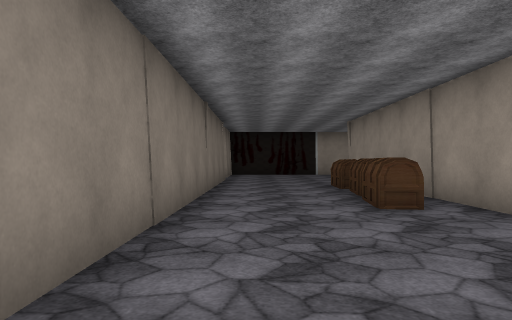
View 1 (above)

24 first-person views from a walk through a scene from a Unity 3-D project. The camera is 1.5 m above the floor, looks level and sees 70° across. The floor is counted in squares, 2 m on a side. Each view is taken from the middle of a square. On the plan, view 1 faces up. The plan holds only what a view shows up to about 11 squares ahead; the rest is blank. The player is left out. Some animated figures are left out. Some surface patterns are stand-ins.

View 2
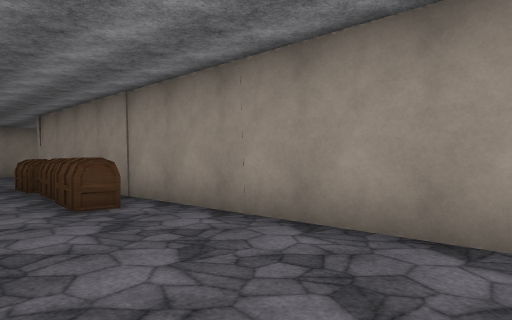

View 3
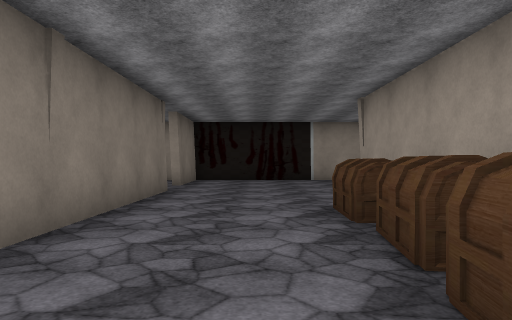

View 4
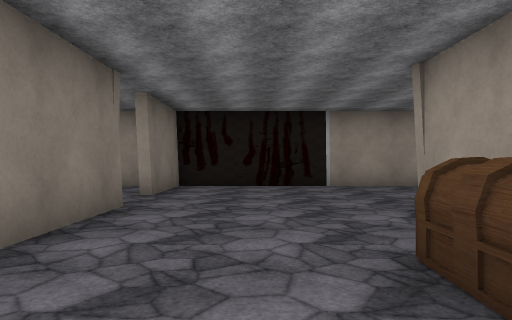

View 5
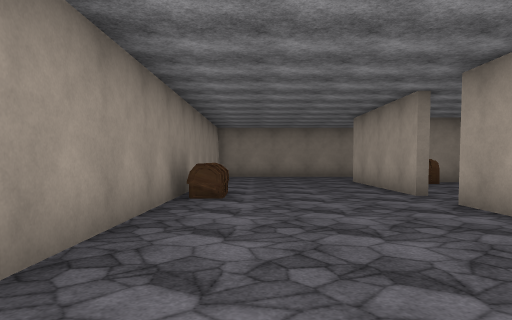

View 6
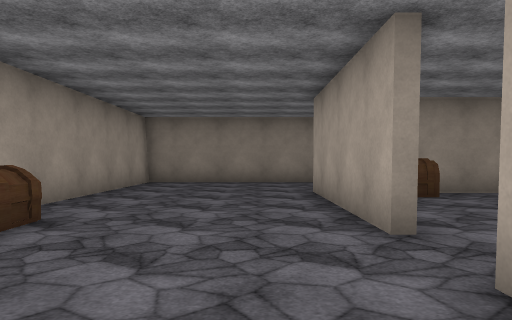

View 7
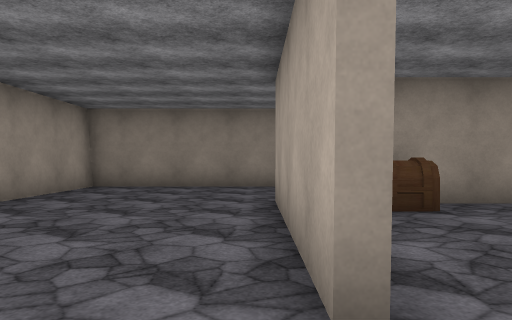

View 8
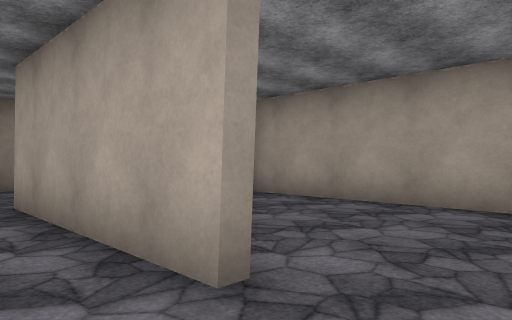

View 9
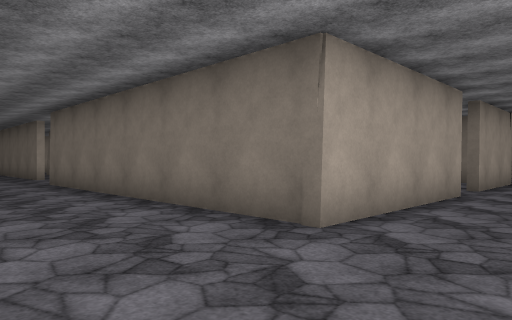

View 10
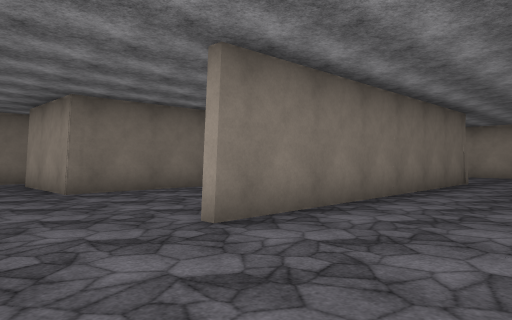

View 11
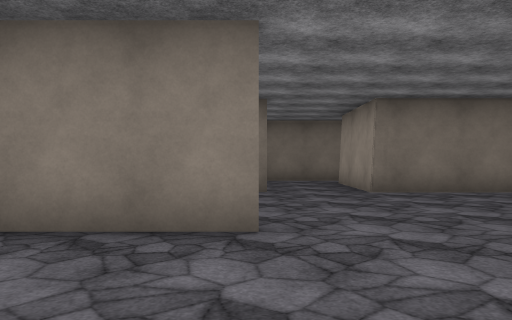

View 12
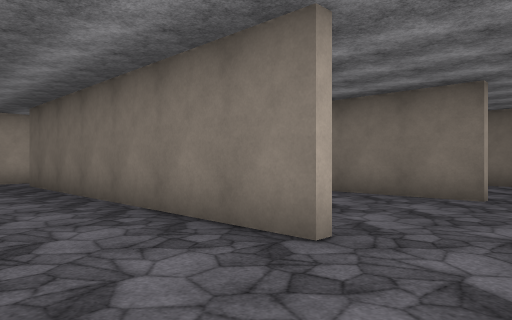

View 13
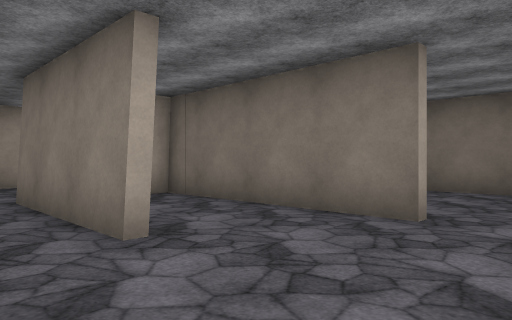

View 14
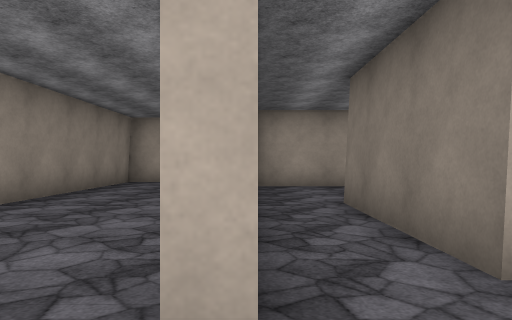

View 15
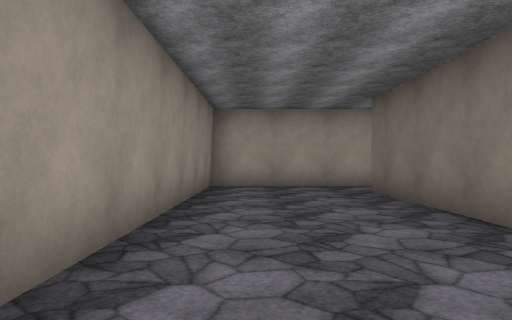

View 16
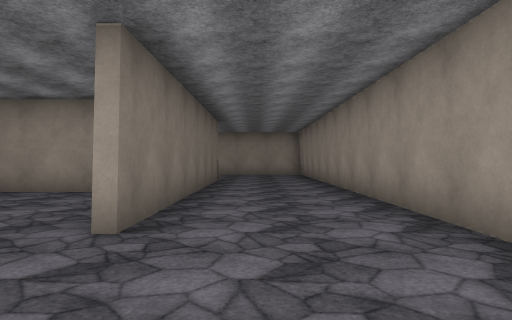

View 17
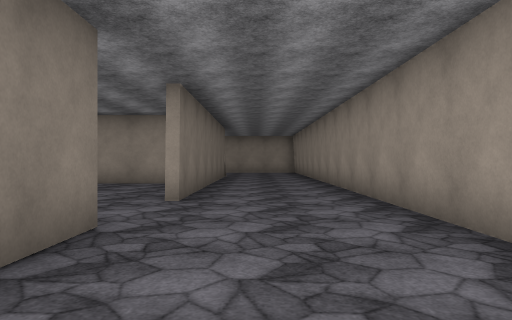

View 18
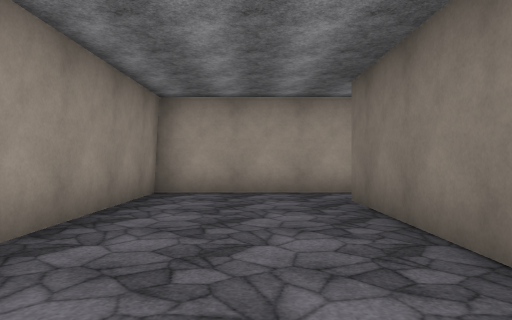

View 19
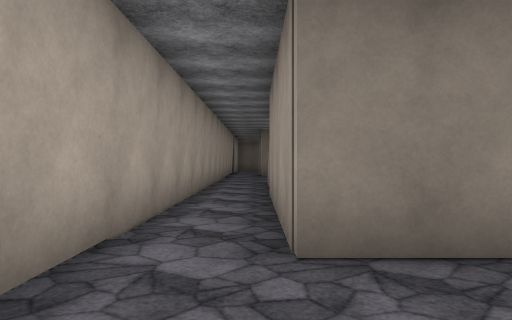

View 20
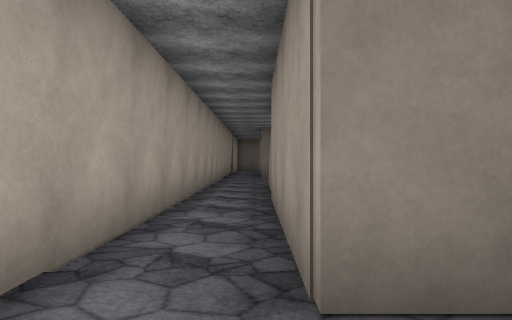

View 21
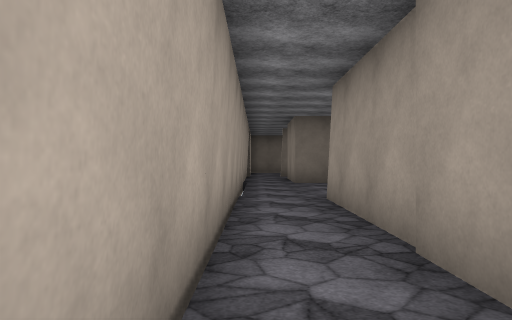

View 22
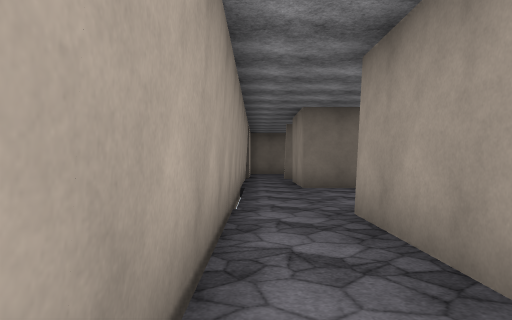

View 23
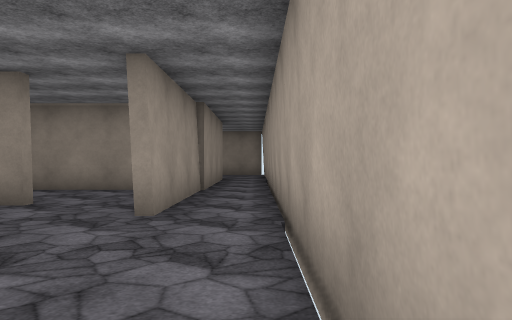

View 24
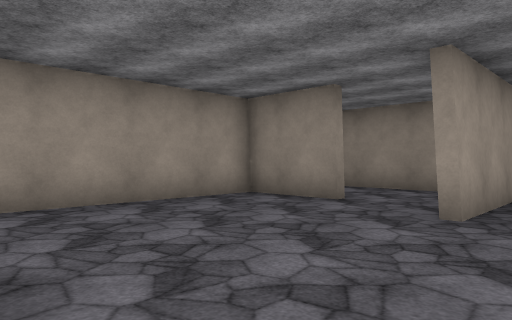

### Floor plan
Ten units are one square. View 1 is at (0, 0); x grows to the right and y downward. Boxes are objects, and circles mark ways between rooms. Rooms are numbered by the first view taken in them; rooms with no view inside come last. Other rooms are left out.
<svg viewBox="-25 -191 203 300">
<path fill="none" stroke="#000" d="M173 -129 173 -186 -12 -186 -12 -158M129 -10 133 -10 133 86 39 86M173 -1 173 -110M85 -136 136 -136 136 -36M39 -136 71 -136M35 -5 35 -136M-12 -140 -12 -16M34 104 173 104 173 18M85 -14 85 43 90 43M85 -74 85 -37M112 -86 89 -86M-9 72 -9 86 -20 86M-20 104 34 104M50 62 50 38 0 38M80 -89 132 -89M133 -94 133 -116M104 84 130 84M114 2 114 45M54 62 50 62M82 70 82 42"/>
<rect x="15" y="-65" width="10" height="10" fill="#bbb"><title>other object</title></rect>
<rect x="15" y="-85" width="20" height="20" fill="#bbb"><title>chest</title></rect>
<rect x="25" y="-105" width="10" height="20" fill="#bbb"><title>chest</title></rect>
<rect x="75" y="-185" width="20" height="10" fill="#bbb"><title>other object</title></rect>
<rect x="125" y="-125" width="10" height="10" fill="#bbb"><title>chest</title></rect>
<circle cx="125" cy="-25" r="3" fill="#2a7"/>
<circle cx="30" cy="100" r="3" fill="#2a7"/>
<circle cx="80" cy="-130" r="3" fill="#2a7"/>
<circle cx="120" cy="10" r="3" fill="#2a7"/>
<circle cx="50" cy="75" r="3" fill="#2a7"/>
<text x="150" y="-70">1</text>
<text x="110" y="-30">2</text>
<text x="10" y="80">3</text>
<text x="90" y="-110">4</text>
<text x="110" y="60">5</text>
<text x="60" y="70">6</text>
</svg>
Room 1 opens to room 2. Room 1 opens to room 3. Room 1 opens to room 4. Room 2 opens to room 5. Room 3 opens to room 6.

Where each view was taken, in squares from view 1:
view 1: 0 up, 0 right, facing up
view 2: 0 up, 0 right, facing up-right
view 3: 5 up, 1 right, facing up
view 4: 8 up, 1 right, facing up
view 5: 17 up, 1 right, facing right
view 6: 15 up, 5 right, facing right
view 7: 14 up, 7 right, facing right
view 8: 15 up, 7 right, facing down-right
view 9: 16 up, 17 right, facing down-left
view 10: 1 up, 17 right, facing up-left
view 11: 1 up, 17 right, facing left
view 12: 3 up, 16 right, facing down-left
view 13: 3 up, 13 right, facing down-left
view 14: 2 up, 13 right, facing down
view 15: 0 up, 16 right, facing down
view 16: 0 up, 15 right, facing up
view 17: 3 down, 15 right, facing up
view 18: 2 down, 15 right, facing down
view 19: 9 down, 16 right, facing left
view 20: 9 down, 15 right, facing left
view 21: 10 down, 11 right, facing left
view 22: 10 down, 9 right, facing left
view 23: 10 down, 1 left, facing right
view 24: 10 down, 1 left, facing up-right
